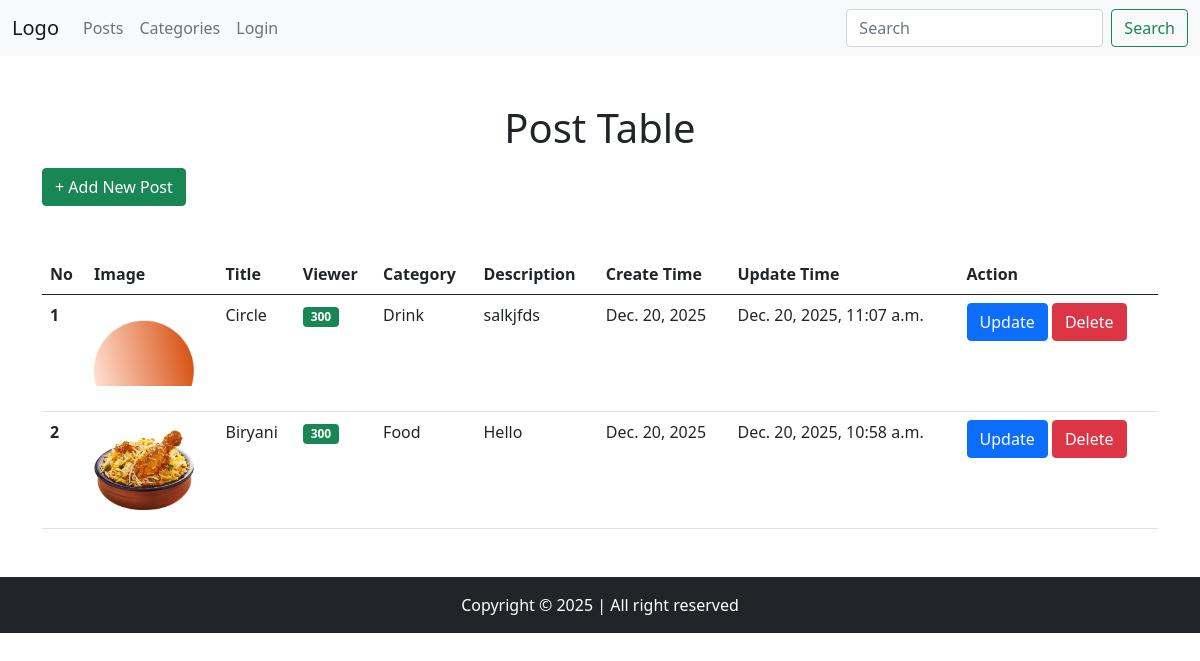
Page /post/list/ on the earlier database version.
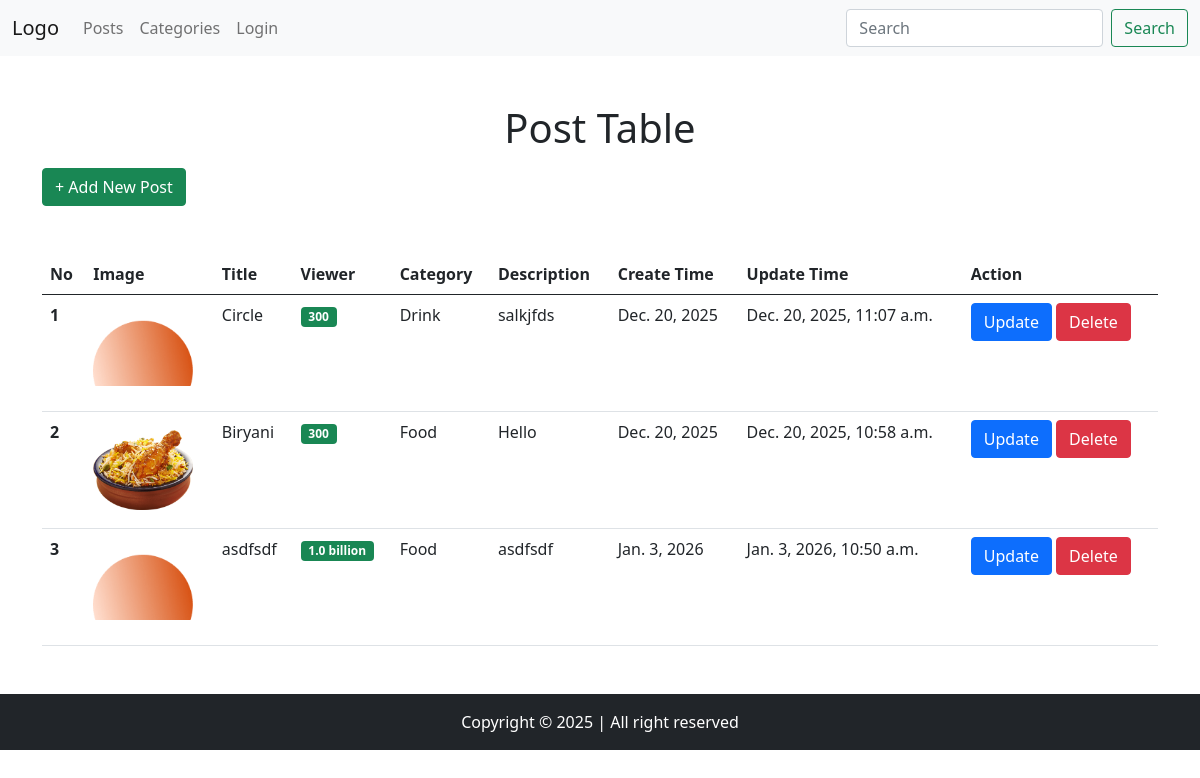
Same page on the later database version.
### app/models.py (models this page shows)
class PostModel(models.Model):
    title = models.CharField(max_length=50)
    description = models.TextField()
    image = models.ImageField(null=True, upload_to="posts/")
    category = models.ForeignKey(CategoryModel, on_delete=models.CASCADE, null=True)
    viewer = models.IntegerField(default=0)
    created_at = models.DateTimeField(auto_now_add=True)
    updated_at = models.DateTimeField(auto_now=True)

class CategoryModel(models.Model):
    name = models.CharField(max_length=200)
    created_at = models.DateTimeField(auto_now_add=True)
    updated_at = models.DateTimeField(auto_now=True)

### app/views.py (the view)
# urls.py: path("post/list/", views.post_list),
def post_list(request):
    posts = PostModel.objects.all()
    context = {"posts": posts}
    return render(request, "post_list.html", context)

### templates/post_list.html (shortened to what this page needs)
{% extends 'components/base.html' %}
{% block body %}
{% load humanize %}
<h1 class="text-center mb-3">Post Table</h1>
<a href="/post/create/" class="btn btn-success">+ Add New Post</a>
<table class="table mt-5">
    <thead>
        <tr>
            <th scope="col">No</th>
            <th scope="col">Image</th>
            <th scope="col">Title</th>
            <th scope="col">Viewer</th>
            <th scope="col">Category</th>
            <th scope="col">Description</th>
            <th scope="col">Create Time</th>
            <th scope="col">Update Time</th>
            <th scope="col">Action</th>
        </tr>
    </thead>
    <tbody>
        {% for post in posts %}
        <tr>
            <th scope="row">{{ forloop.counter }}</th>
            <td>
                {% if post.image %}
                <img src="{{ post.image.url }}" style="width: 100px;height: 100px;object-fit: contain;">
                {% else %}
                <img src="" style="width: 100px;height: 100px;object-fit: contain;">
                {% endif %}
            </td>
            <td>{{ post.title }}</td>
            <td><span class="badge bg-success">{{ post.viewer|intword }}</span></td>
            <td>{{ post.category.name }}</td>
            <td>{{ post.description }}</td>
            <td>{{ post.created_at|naturalday }}</td>
            <td>{{ post.updated_at }}</td>
            <td>
                <a href="/post/update/{{ post.id }}/" class="btn btn-primary">Update</a>
                <a href="/post/delete/{{ post.id }}/" class="btn btn-danger">Delete</a>
            </td>
        </tr>
        {% endfor %}
    </tbody>
</table>
{% endblock %}

Differences in the rows shown:
added PostModel: image (picture), title "asdfsdf", viewer "1.0 billion", category.name "Food", description "asdfsdf", created_at "Jan. 3, 2026", updated_at "Jan. 3, 2026, 10:50 a.m."
